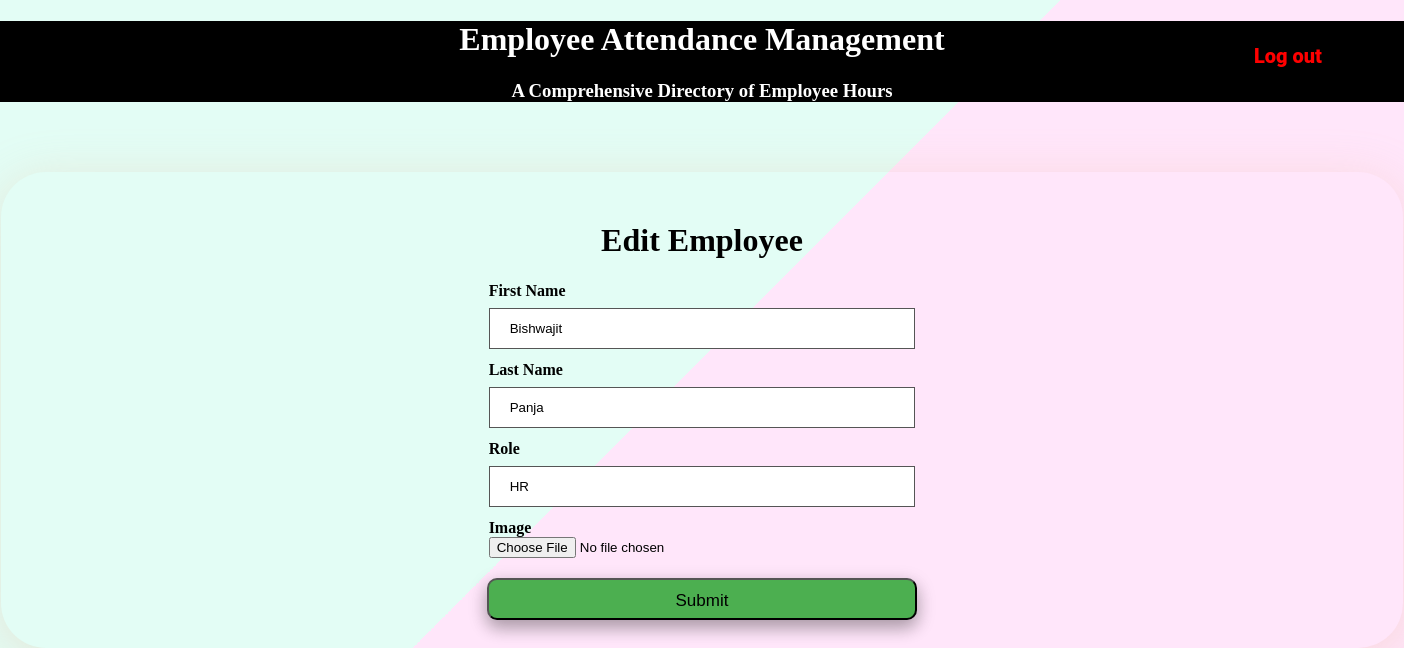
The page /editemp/1 on the database its author committed.
### run.py (models this page shows)
class Employee(db.Model):
    __tablename__='employee'
    id=db.Column(db.Integer,autoincrement=True,primary_key=True)
    fname=db.Column(db.String(100))
    lname=db.Column(db.String(100))
    image_name=db.Column(db.String(500))
    status=db.Column(db.Integer,default=1)
    role=db.Column(db.String(100))
    org_img=db.Column(db.String(200))

### run.py (the view, shortened to what this page needs)
@login_required
@app.route('/editemp/<int:id>', methods =['GET', 'POST'])
def editemp(id):
    emp=Employee.query.get(id)
    return render_template("editemp.html",id=id,emp=emp)

### templates/editemp.html (shortened to what this page needs)
<!DOCTYPE html>
<html lang="en">
<head>
</head>
<body>
    <div class="jumbotron" style="background-color: black; color: white">
        <h1 class="text-center"align="center">Employee Attendance Management</h1>
        <h3 class="text-center"align="center">A Comprehensive Directory of Employee Hours</h3>
        <button class="button-21"><a href="{{ url_for('logout') }}">Log out</a></button>
    </div>
    <div class="panel panel-primary">
        <div class="panel-heading">
            <h1 class="panel-title" align ="center"><strong>Edit Employee</strong></h1>
        </div>
        <div class="panel-body">
            <form action="{{ url_for('editemp',id=id) }}" method="post" enctype="multipart/form-data">
                <div class="form-group">
                    <label for="employee-name-input">First Name</label>
                    <input class="form-control" id="employee-name-input" value="{{ emp.fname }}" name="fname"
                        type="text" required>
                </div>
                <div class="form-group">
                    <label for="employee-name-input">Last Name</label>
                    <input class="form-control" id="employee-name-input" value="{{ emp.lname }}" name="lname"
                        type="text" required>
                </div>
                <div class="form-group">
                    <label for="role-input">Role</label>
                    <input class="form-control" id="role-input" name="role" value="{{ emp.role }}" type="text">
                </div>
                <div class="form-group">
                    <label for="role-input">Image</label>
                    <input type="file" id="img" name="img" accept="image/*" >
                </div></br>
                <button class="btn btn-primary" id="add-employee-btn" type="submit">Submit</button>
            </form>
        </div>
    </div>
</body>
</html>

### templates/editemp.html (style rules this page uses)
body { margin: 0px; padding: 0px; background-image: linear-gradient(-225deg, #E3FDF5 50%, #FFE6FA 50%); }
input { width: 100%; }
.form-group { margin: auto 34%; padding: 2px; font-weight: 600; }
input[type=text] { width: 100%; padding: 12px 20px; margin: 8px 0; box-sizing: border-box; border: 1px solid #555; }
#add-employee-btn { background-color: #4CAF50; right: 10%; padding: 11px 19px; width: 32%; height: 42px; margin: auto; margin-left: 34%; cursor: pointer; font-size: 17px; border-radius: 10px; box-shadow: 0 8px 16px 0 rgba(0, 0, 0, 0.2), 0 6px 20px 0 rgba(0, 0, 0, 0.19); }
.panel { width: 1346px; height: auto; border-radius: 45px; margin: 5% auto; box-shadow: 0 9px 50px hsla(20, 67%, 75%, 0.31); padding: 2%; }
.button-21 { background: black; cursor: pointer; font-family: nunito, roboto, proxima-nova, "proxima nova", sans-serif; font-size: 20px; font-weight: 800; line-height: 16px; min-height: 40px; outline: 0; margin-top: -90px; border: none; float: right; padding: 17px 82px; text-align: center; text-decoration: none; }
.button-21 a { color: red; text-decoration: none; }

### rows shown on the page
Employee: fname "Bishwajit", lname "Panja", role "HR"
